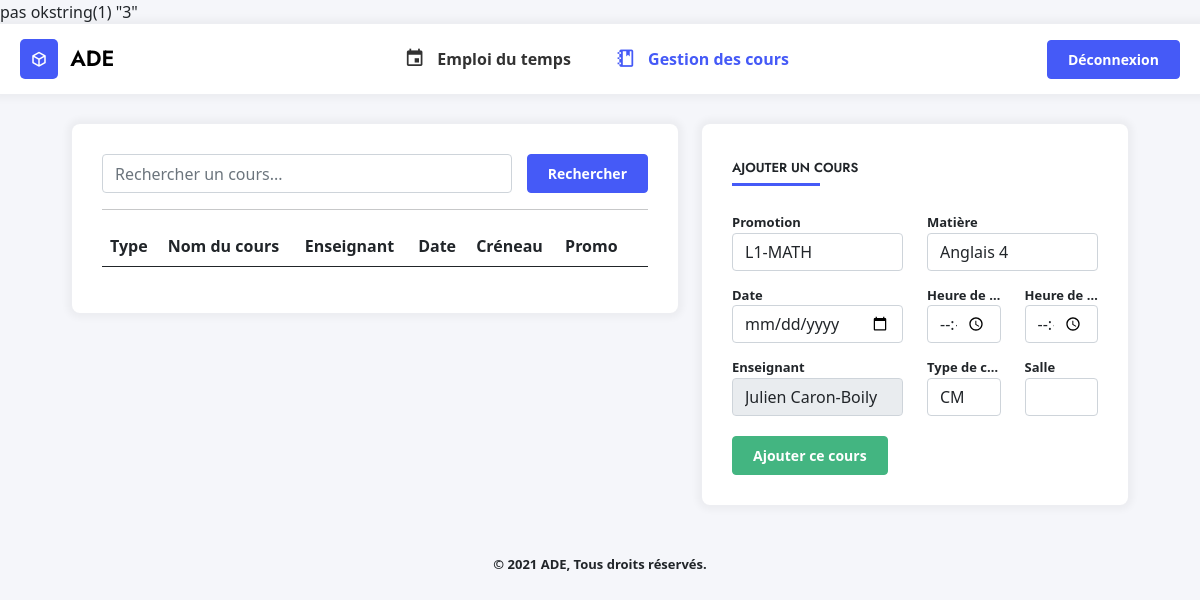
Page /gestion.php (signed in) on the earlier database version.
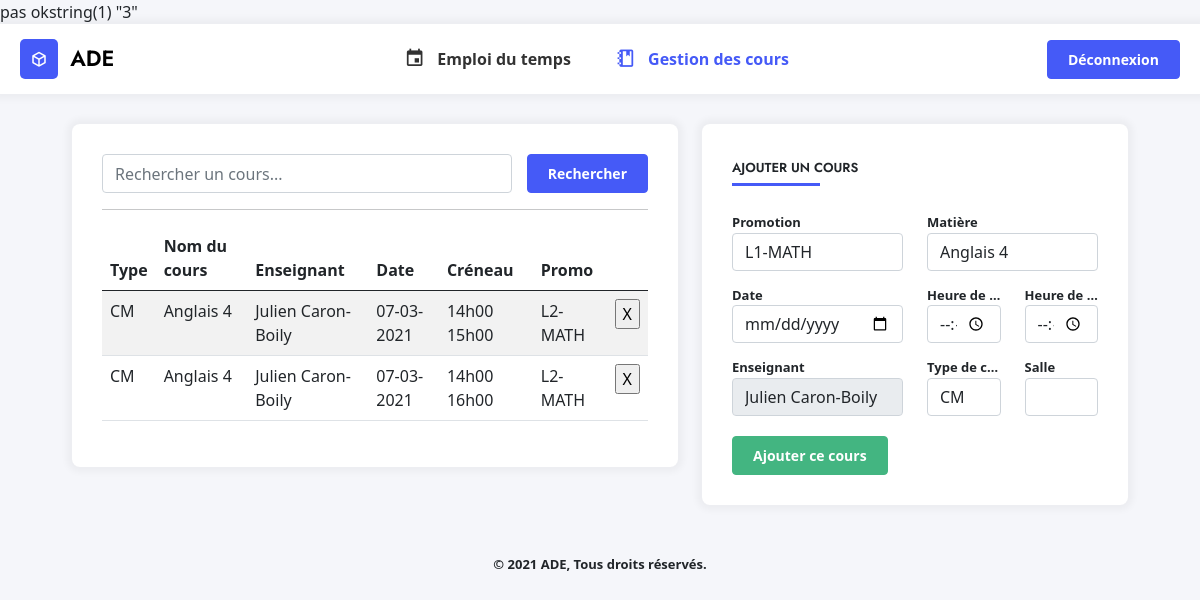
Same page on the later database version.
### tables this page shows
CREATE TABLE Cours (
    CourID INTEGER PRIMARY KEY AUTOINCREMENT,
    DateCour VARCHAR(30) NOT NULL,
    HeureDebut time NOT NULL,
    HeureFin time NOT NULL,
    TypeID INTEGER NOT NULL,
    MatiereID INTEGER NOT NULL,
    UsagerID INTEGER NOT NULL,
    PromotionID INTEGER NOT NULL,
    SalleID INTEGER NOT NULL,
    CONSTRAINT cour_type_fk FOREIGN KEY (TypeID) REFERENCES TypeCours(TypeID) ON DELETE CASCADE,
    CONSTRAINT cour_matiere_fk FOREIGN KEY (MatiereID) REFERENCES Matieres(MatiereID) ON DELETE CASCADE,
    CONSTRAINT cour_enseignant_fk FOREIGN KEY (UsagerID) REFERENCES Usagers(UsagerID) ON DELETE CASCADE,
    CONSTRAINT cour_promo_fk FOREIGN KEY (PromotionID) REFERENCES Promotions(PromotionID) ON DELETE CASCADE,
    CONSTRAINT cour_salle_fk FOREIGN KEY (SalleID) REFERENCES Salles(SalleID) ON DELETE CASCADE
);

CREATE TABLE TypeCours (
    TypeID INTEGER PRIMARY KEY AUTOINCREMENT,
    NomType VARCHAR NOT NULL
);

CREATE TABLE Matieres (
    MatiereID INTEGER PRIMARY KEY AUTOINCREMENT,
    NomMatiere VARCHAR(25) NOT NULL,
    CouleurMatiere VARCHAR(10) NOT NULL
);

CREATE TABLE Usagers (
    UsagerID VARCHAR(30) PRIMARY KEY NOT NULL,
    MotDePasse VARCHAR(255) NOT NULL,
    Nom VARCHAR(15) NOT NULL,
    Prenom VARCHAR(20) NOT NULL,
    RangID INTEGER NOT NULL,
    CONSTRAINT usager_rang_fk FOREIGN KEY (RangID) REFERENCES Rangs(RangID) ON DELETE CASCADE
);

CREATE TABLE Promotions (
    PromotionID INTEGER  PRIMARY KEY AUTOINCREMENT,
    NomPromotion VARCHAR(25) NOT NULL,
    DepartementID INTEGER NOT NULL,
    CONSTRAINT formation_fk FOREIGN KEY (DepartementID) REFERENCES Departements(DepartementID) ON DELETE CASCADE
);

### gestion.php (the view, shortened to what this page needs)
<!DOCTYPE html>
<?php
require_once('./src/Planning/addEvent.php');
$last_search = isset($_GET['search']) ? $_GET['search'] : ' ';
$nbCours = $bdd->prepare('SELECT COUNT(*) FROM Cours WHERE DateCour = :date AND HeureDebut <= :fin AND HeureFin >= :debut AND PromotionID = :promo');
$nbCours->execute(array(':date' => '1614643200', ':fin' => '16:00', ':debut' => '10:30', ':promo' => 10));
$count = $nbCours->fetchColumn();
var_dump($count);
?>
<html lang="fr-FR">
<head>
    <link type="text/css" rel="stylesheet" href="./assets/css/icons.min.css">
    <link type="text/css" rel="stylesheet" href="./assets/css/bootstrap.min.css">
    <link type="text/css" rel="stylesheet" href="./assets/css/style.css">
</head>
<body>
    <?php require_once('./views/header.php') ?>
    <div class="container">
        <div class="row">
            <div class="col-md-7">
                <div class="box-content">
                    <form method="GET" action="" class="form-search">
                        <input type="text" name="search" placeholder="Rechercher un cours..." class="form-control">
                        <input type="submit" value="Rechercher" class="btn btn-primary">
                    </form>
                    <hr>
                    <table class="table table-striped">
                        <thead>
                            <tr><th>Type</th><th>Nom du cours</th><th>Enseignant</th><th>Date</th><th>Créneau</th><th>Promo</th><th></th></tr>
                        </thead>
                        <tbody>
                            <?php
                            $where = 'WHERE NomMatiere LIKE \'%'. $last_search.'%\'';
                            if($_SESSION['rang'] == 2)  $where = 'WHERE UsagerID ="'. $_SESSION['id'] . '" AND NomMatiere LIKE \'%'. $last_search.'%\'';
                            $sCours = $bdd->query('SELECT * FROM Cours INNER JOIN Matieres USING(MatiereID), TypeCours USING(TypeID), Usagers USING(UsagerID), Promotions USING(PromotionID) '.$where.' ORDER BY DateCour DESC, HeureDebut DESC');
                            while($aCours = $sCours->fetch()) {
                                echo '<tr>';
                                echo '<td>'.$aCours['NomType'].'</td>';
                                echo '<td>'.$aCours['NomMatiere'].'</td>';
                                echo '<td>'.$aCours['Prenom']. ' ' .$aCours['Nom'].'</td>';
                                echo '<td>'.date('d-m-Y', $aCours['DateCour']).'</td>';
                                echo '<td>'.str_replace(':', 'h', $aCours['HeureDebut']). ' ' .str_replace(':', 'h', $aCours['HeureFin']).'</td>';
                                echo '<td>'.$aCours['NomPromotion'].'</td>';
                                echo '<td><form method="POST" action=""><input type="submit" value="X"></form></td>';
                                echo '</tr>';
                            } ?>
                        </tbody>
                    </table>
                </div>
            </div>
            <div class="col-md-5">
                <div class="box-content">
                    <div class="content-title">Ajouter un cours</div>
                    <form method="POST" action="">
                        <div class="row">
                            <div class="col-md-6">
                                <label for="">Promotion</label>
                                <select name="promotion" class="form-control" id="promo">
                                    <?php
                                    $option = '';
                                    if($_SESSION['rang'] == 2) {
                                        $option = 'INNER JOIN Appartient ON Promotions.PromotionID = Appartient.PromotionID AND UsagerID = "'.$_SESSION['id'].'"';
                                    }
                                    $sPromo = $bdd->query('SELECT * FROM Promotions '.$option.' ORDER BY PromotionID');
                                    while($aPromo = $sPromo->fetch()) {
                                        echo '<option value="'.$aPromo['PromotionID'].'"'. ((isset($_POST['promotion']) && $_POST['promotion'] == $aPromo['PromotionID']) ? ' selected' : '') .'>'.$aPromo['NomPromotion'].'</option>';
                                    } ?>
                                </select>
                            </div>
                            <div class="col-md-6">
                                <label for="">Matière</label>
                                <select name="matiere" id="" class="form-control" id="matiere">
                                    <?php
                                    $option = '';
                                    if($_SESSION['rang'] == 2) {
                                        $option = 'INNER JOIN Enseigne ON Matieres.MatiereID = Enseigne.MatiereID AND UsagerID = "'.$_SESSION['id'].'"';
                                    }
                                    $sMatieres = $bdd->query('SELECT * FROM Matieres '.$option. ' ORDER BY NomMatiere');
                                    while($aMatieres = $sMatieres->fetch()) {
                                        echo '<option value="'.$aMatieres['MatiereID'].'">'.$aMatieres['NomMatiere'].'</option>';
                                    } ?>
                                </select>
                            </div>
                            <div class="col-md-6">
                                <div class="form-group">
                                    <label for="date">Date</label>
                                    <input type="date" name="dateCour" class="form-control <?= (isset($errors['dateCour'])) ? 'is-invalid' : '' ?>" value="<?= (isset($_POST['dateCour'])) ? $_POST['dateCour'] : '' ?>">
                                </div>
                            </div>
                            <div class="col-md-3">
                                <div class="form-group">
                                    <label for="date">Heure de début</label>
                                    <input type="time" name="heureDebut" class="form-control <?= (isset($errors['heureDebut'])) ? 'is-invalid' : '' ?>" value="<?= (isset($_POST['heureDebut'])) ? $_POST['heureDebut'] : '' ?>">
                                </div>
                            </div>
                            <div class="col-md-3">
                                <div class="form-group">
                                    <label for="date">Heure de fin</label>
                                    <input type="time" name="heureFin" class="form-control <?= (isset($errors['heureFin'])) ? 'is-invalid' : '' ?>" value="<?= (isset($_POST['heureFin'])) ? $_POST['heureFin'] : '' ?>">
                                </div>
                            </div>
                            <div class="col-md-6">
                                <div class="form-group">
                                    <label for="date">Enseignant</label>
                                    <?php if($_SESSION['rang'] == 2) echo  '<input type="text" name="enseignant" class="form-control" value="' . $_SESSION['prenom']. ' ' .$_SESSION['nom'] .'" disabled>';
                                     ?>
                                </div>
                            </div>
                            <div class="col-md-3">
                                <div class="form-group">
                                    <label for="date">Type de cours</label>
                                    <select name="type" class="form-control">
                                        <?php $query = $bdd->query("SELECT * FROM TypeCours");
                                            while ($row = $query->fetch()){
                                                echo '<option value="' . $row['TypeID'].'">' . $row['NomType'] . '</option>';
                                            }
                                        ?>
                                    </select>
                                </div>
                            </div>
                            <div class="col-md-3">
                                <div class="form-group">
                                    <label for="salle">Salle</label>
                                    <input type="text" name="salle" class="form-control <?= (isset($errors['salle'])) ? 'is-invalid' : '' ?>" value="<?= (isset($_POST['salle'])) ? $_POST['salle'] : '' ?>">
                                </div>
                            </div>
                        </div>
                        <input type="submit" name="add_cours" value="Ajouter ce cours" class="btn btn-success">
                    </form>
                </div>
            </div>
        </div>
    </div>
    <?php require_once('./views/footer.php') ?>
</body>
</html>

### views/header.php (shortened to what this page needs)
<header class="d-flex flex-row align-items-center justify-content-between">
    <div>
        <a class="logo" href="./">
            <i class="mdi mdi-cube-outline"></i>
            <span class="title-logo">ADE</span>
        </a>
    </div>
    <div class="navigation">
        <ul>
            <li><a href="./" <?= (basename($_SERVER['PHP_SELF']) == 'index.php') ? 'class="active"' : null ?>><i class="mdi mdi-calendar"></i> <span>Emploi du temps</span></a></li>
            <?php if($_SESSION['rang'] > 1) { ?>
                <li><a href="./gestion" <?= (basename($_SERVER['PHP_SELF']) == 'gestion.php') ? 'class="active"' : null ?>><i class="mdi mdi-notebook-outline"></i> <span>Gestion des cours</span></a></li>
            <?php } ?>
        </ul>
    </div>
    <div class="right-tools">
        <a href="./logout" class="btn btn-primary">Déconnexion</a>
    </div>
</header>

### views/footer.php
<footer>
    <p>© 2021 ADE, Tous droits réservés.</p>
</footer>

### assets/css/style.css (style rules this page uses)
* { box-sizing: border-box; outline: none; }
body { background-color: #F5F6FA; margin: 0; padding: 0; }
a { text-decoration: none; }
header { width: 100%; background-color: #fff; padding: 15px 20px; height: 70px; box-shadow: 0px 0px 7px 5px rgba(0,0,0,0.04); }
.logo i { background-color: #455AF7; color: #fff; padding: 8px 10px; margin-right: 8px; font-size: 18px; border-radius: 5px; vertical-align: middle; }
.title-logo { font-family: 'Jost', sans-serif; font-size: 22px; font-weight: 600; color: #000; vertical-align: middle; }
.navigation ul { list-style: none; margin: 0; }
.navigation ul li { display: inline; margin: 0 20px; }
.navigation a { color: #000; opacity: .8; font-weight: 600; }
.navigation a.active { color: #455AF7; opacity: 1; }
.navigation a i { margin-right: 8px; vertical-align: middle; font-size: 1.3rem; }
.navigation a span { vertical-align: middle; }
.right-tools .btn { font-size: 14px; padding: 8px 20px; }
footer { text-align: center; margin: 20px auto; font-weight: 600; font-size: 13px; }
.container { margin-top: 30px; max-width: 90%; }
.box-content { position: relative; width: 100%; padding: 30px; background-color: #fff; border-radius: 8px; margin-bottom: 30px; box-shadow: 0px 0px 7px 5px rgba(0,0,0,0.04); }
.box-content::after { content: ''; clear: both; display: table; }
.content-title { font-family: 'Jost', sans-serif; font-size: 13px; text-transform: uppercase; display: inline-block; position: relative; height: 40px; font-weight: 600; }
.content-title::after { content: ''; margin-top: 5px; border-bottom: 3px solid #455AF7; width: 70%; display: block; }
.box-content .btn { font-size: 14px; padding: 8px 20px; }
.btn { font-weight: 600; }
.btn-primary { background-color: #455AF7; border-color: #455AF7; }
.btn-success { background-color: #43B581; border-color: #43B581; }
.box-content label { font-size: 13px; font-weight: 600; margin-top: 15px; text-overflow: ellipsis; white-space: nowrap; overflow: hidden; display: block; }
.box-content .row { margin-bottom: 20px; }
.form-search { display: flex; overflow: hidden; }
.form-search .btn { margin-left: 15px; }

Differences in the rows shown:
added cours: TypeID.NomType "CM", MatiereID.NomMatiere "Anglais 4", UsagerID.Prenom "Julien", UsagerID.Nom "Caron-Boily", DateCour "07-03-2021", HeureDebut "14h00", HeureFin "15h00", PromotionID.NomPromotion "L2-MATH"
added cours: TypeID.NomType "CM", MatiereID.NomMatiere "Anglais 4", UsagerID.Prenom "Julien", UsagerID.Nom "Caron-Boily", DateCour "07-03-2021", HeureDebut "14h00", HeureFin "16h00", PromotionID.NomPromotion "L2-MATH"
